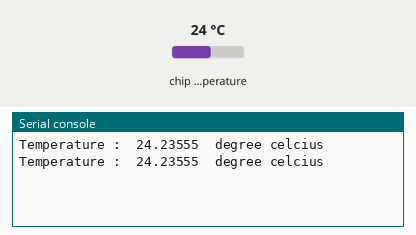
Bench run of a program on a simulated Raspberry Pi Pico running MicroPython. Parts: the last lines printed to the serial console. Inputs (shaded band) come from the test bench; at power-on: chip temperature 24 °C.

Above: at 1.2 s.
1.3 s: chip temperature set to 1 °C
At 2.6 s:
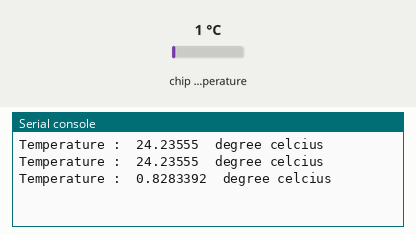
2.8 s: chip temperature set to 11 °C
At 3.6 s:
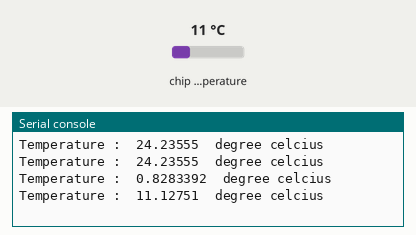
Timing chart, 0 to 5.8 s (numbered marks = the images above; inputs shaded):
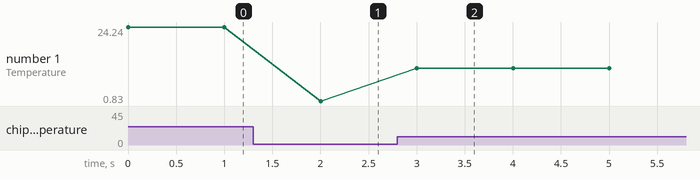

Measured:
- after the input at 1.3 s, the serial console: prints a new line after 0.70 s (image 1)
- after the input at 2.8 s, the serial console: prints a new line after 0.20 s (image 2)
- plotted number 1: 24.24 → 0.83 after the input at 1.3 s, 0.83 → 11.13 after the input at 2.8 s

The program:

onboardtemp.py
```python
from machine import ADC
import utime

temp_sensor = ADC(4) # Default connection of temperature sensor

while True:
    # get raw sensor data
    raw_sensor_data = temp_sensor.read_u16()

    # convert raw value to equivalent voltage
    sensor_voltage = (raw_sensor_data / 65535)*3.3

    # convert voltage to temperature (celcius)
    temperature = 27 - (sensor_voltage - 0.706)/0.001721

    print("Temperature : ",temperature, " degree celcius")
    utime.sleep(1)
```
